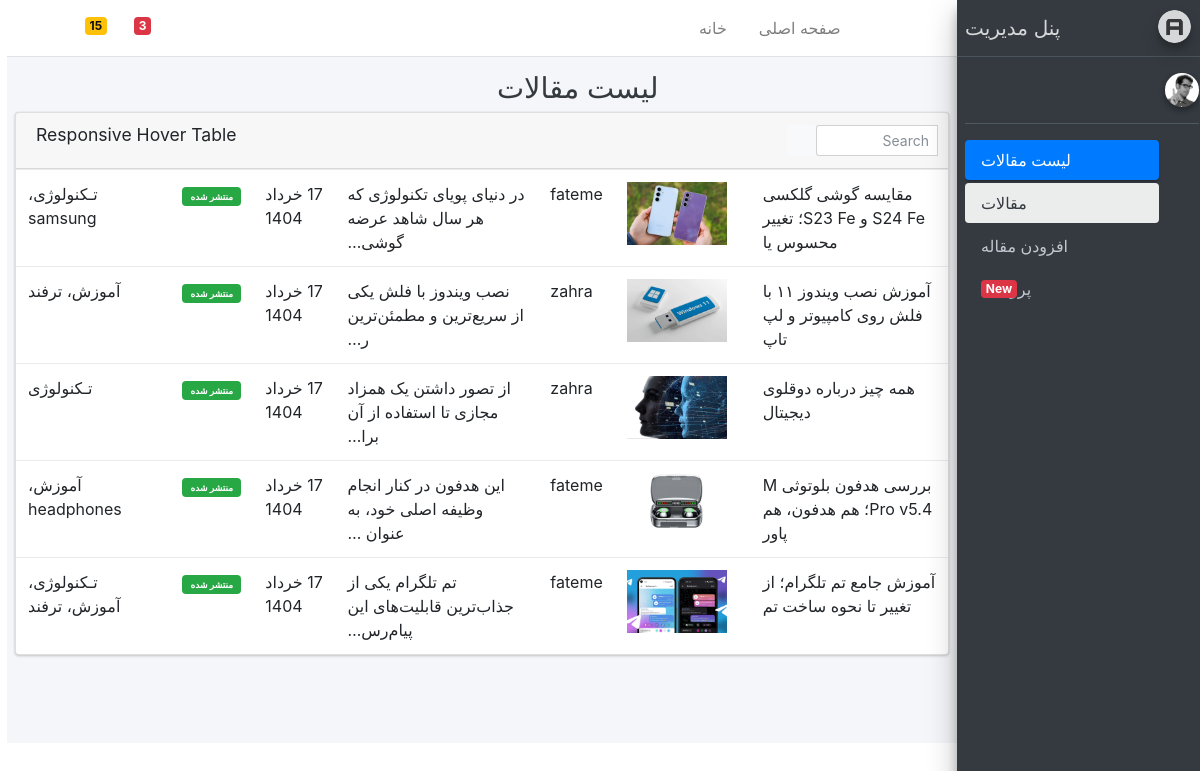
The app's page /account/list/ (signed in) with its own data.
### blog/models.py (models this page shows, shortened)
class article(models.Model):
    STATUS_CHOICES = (
        ('D', 'Draft'),
        ('P', 'Published')
    )
    author = models.ForeignKey(settings.AUTH_USER_MODEL, null=True, on_delete=models.SET_NULL, related_name='articles', verbose_name='نویسنده')
    title = models.CharField(max_length=50, verbose_name="عنوان")
    slug = models.SlugField(max_length=100, unique=True, verbose_name="اسلاگ") #اون بخشی از url که تغییر میکنه رو میگیم اسلاگ
    category = models.ManyToManyField(category, verbose_name="دسته بندی", related_name='articles')
    description = models.TextField(verbose_name="توضیحات")
    thumbnail = models.ImageField(upload_to='images', verbose_name="عکس بندانگشتی")
    publish = models.DateTimeField(default=timezone.now, verbose_name="تاریخ انتشار")
    created = models.DateTimeField(auto_now_add=True, verbose_name="تاریخ ساخت")
    updated = models.DateTimeField(auto_now=True, verbose_name="تاریخ آپدیت")
    status = models.CharField(max_length=1, choices=STATUS_CHOICES, verbose_name="وضعیت")
    objects = ArticleManager()
    class Meta:
        verbose_name = "مقاله"
        verbose_name_plural = "مقاله ها"
        ordering = ['publish']
    def jpublish(self):
        return jalaliConvertor(self.publish)
    def thumbnail_tag(self):
        return format_html("<img width=100 src='{}'>".format(self.thumbnail.url))
    def category_to_str(self):
        return "، ".join([category.title for category in self.category.all()])

class User(AbstractUser):
    is_author = models.BooleanField(default=False, verbose_name='وضعیت نویسندگی')
    special_user = models.DateTimeField(default=timezone.now, verbose_name=" ویژه تا ")

class category(models.Model):
    parent = models.ForeignKey('self', default=None, null=True, blank=True, on_delete=models.SET_NULL, related_name='children', verbose_name='عبارت زیر دسته') #self points to category model
    title = models.CharField(max_length=50, verbose_name=" عنوان دسته بندی")
    slug = models.SlugField(max_length=100, unique=True, verbose_name="اسلاگ")
    status = models.BooleanField(default=True, verbose_name="آیا نمایش داده شود؟")
    position = models.IntegerField(verbose_name='پوزیشن')
    objects = CategoryManager()
    class Meta:
        verbose_name = "دسته بندی"
        verbose_name_plural = "دسته بندی ها"
        ordering = ['parent__id','position']

### blog/views.py (the view)
# urls.py: path('account/list/', ArticleListAdmin.as_view(), name='articlelist'),
class ArticleListAdmin(LoginRequiredMixin, ListView):
    template_name = 'registeration/home.html'
    model = article
    context_object_name = 'articles'
    def get_queryset(self):
        if self.request.user.is_superuser:
            return article.objects.all()
        else:
            return article.objects.filter(author=self.request.user) #if the author is that specific user who logged in

### extensions/jalali.py (called while the page is built)
    def persian_tuple(self):
        return self.persian_year, self.persian_month, self.persian_day

### extensions/utils.py (called while the page is built)
def jalaliConvertor(time):
    jmonth = [
        "فروردین",
        "اردیبهشت",
        "خرداد",
        "تیر",
        "مرداد",
        "شهریور",
        "مهر",
        "آبان",
        "آذر",
        "دی",
        "بهمن",
        "اسفند",
    ]
    time_to_str = "{},{},{}".format(time.year, time.month, time.day)
    time_to_tuple = jalali.Gregorian(time_to_str).persian_tuple()
    time_to_list = list(time_to_tuple)
    for index,month in enumerate(jmonth):
        if time_to_list[1] == index+1:
            time_to_list[1] = month
            break
    output = "{} {} {}".format(
        time_to_list[2],
        time_to_list[1],
        time_to_list[0],)
    return output

### blog/templates/registeration/home.html
{% extends "registeration/base1.html" %}
{% load static %}
{% block title %} {% block title-meta %}
لیست مقالات
{% endblock %} {% endblock %}
{% block main %}
      <div class="row">
          <div class="col-12">
            <div class="card">
              <div class="card-header">
                <h3 class="card-title">Responsive Hover Table</h3>
                <div class="card-tools">
                  <div class="input-group input-group-sm" style="width: 150px;">
                    <input type="text" name="table_search" class="form-control float-right" placeholder="Search">
                    <div class="input-group-append">
                      <button type="submit" class="btn btn-default"><i class="fas fa-search"></i></button>
                    </div>
                  </div>
                </div>
              </div>
              <div class="card-body table-responsive p-0">
                <table class="table table-hover">
                  <tbody>
                    {% for article in articles %}
                    <tr>
                      <td>{{ article.title }}</td>
                      <td>{{ article.thumbnail_tag}}</td>
                      <td>{{ article.author }}</td>
                      <td>{{ article.description|truncatechars:50 }}</td>
                      <td><span class="tag tag-danger">{{ article.jpublish }}</span></td>
                      {% if article.status == 'P' %}
                      <td>
                      <span class="badge badge-success">
                        <a class="badge badge-success text-white text-decoration-none" href="{% url 'blog:post' article.slug %}">منتشر شده</a></span>
                        </td>
                        {% else %}
                        <td>
                        <span class="badge badge-danger">
                        <a class="badge badge-danger text-white text-decoration-none" href="{% url 'blog:post' article.slug %}">پیشنویس </a></span>
                        </td>
                      {% endif %}
                      <td>{{ article.category_to_str }}</td>
                    </tr>
                    {% endfor %}
                  </tbody>
                </table>
              </div>
            </div>
          </div>
        </div>
{% endblock %}

### records on screen
article: title "مقایسه گوشی گلکسی S24 Fe و S23 Fe؛ تغییر محسوس یا", thumbnail_tag (picture), author "fateme", description "در دنیای پویای تکنولوژی که هر سال شاهد عرضه گوشی‌…", jpublish "17 خرداد 1404", status "منتشر شده", category_to_str "تـکنولوژی، samsung"
article: title "آموزش نصب ویندوز ۱۱ با فلش روی کامپیوتر و لپ تاپ", thumbnail_tag (picture), author "zahra", description "نصب ویندوز با فلش یکی از سریع‌ترین و مطمئن‌ترین ر…", jpublish "17 خرداد 1404", status "منتشر شده", category_to_str "آموزش، ترفند"
article: title "همه چیز درباره دوقلوی دیجیتال", thumbnail_tag (picture), author "zahra", description "از تصور داشتن یک همزاد مجازی تا استفاده از آن برا…", jpublish "17 خرداد 1404", status "منتشر شده", category_to_str "تـکنولوژی"
article: title "بررسی هدفون بلوتوثی M Pro v5.4؛ هم هدفون، هم پاور", thumbnail_tag (picture), author "fateme", description "این هدفون در کنار انجام وظیفه اصلی خود، به عنوان …", jpublish "17 خرداد 1404", status "منتشر شده", category_to_str "آموزش، headphones"
article: title "آموزش جامع تم تلگرام؛ از تغییر تا نحوه ساخت تم", thumbnail_tag (picture), author "fateme", description "تم تلگرام یکی از جذاب‌ترین قابلیت‌های این پیام‌رس…", jpublish "17 خرداد 1404", status "منتشر شده", category_to_str "تـکنولوژی، آموزش، ترفند"
